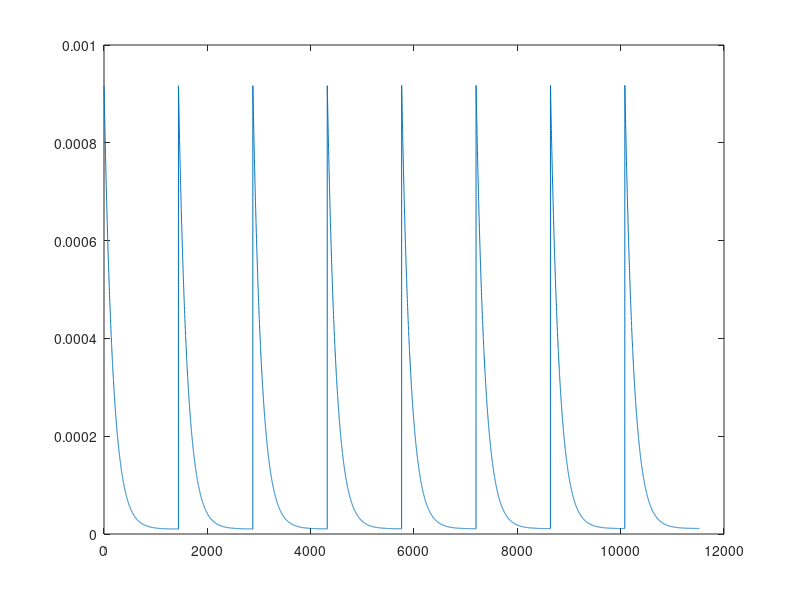

Recreate this plot in MATLAB. (Note: this script raises an error after producing the figure.)
function [PC LC T] = epcmetamodel6(constB,constA,constM,k_LP0)
%EPCMETAMODEL6   Rate constant dynamics for kinetic models (Model4B).
%   EPCMETAMODEL6 models temporal changes of low rate cell-to-place cell
%   rate constant (place cell-to-low rate cell rate constant is kept fixed.)
%   It calls EPCKINETICMODEL6 for each day and hour (two nested cycles).
%   EPCKINETICMODEL6 simulates one hour with given rate constants.
%
%   EPCMETAMODEL6 simulates rate constant changes as follows. Each day
%   begins with an abrupt increase, followed by an exponential decay. The
%   dynamics is of the form exp(-bt-a). 'b' is the time constant of the
%   decay and 'a' controls the extent of the increase (similar to
%   EPCMETAMODEL). On the other hand, an abrupt decreaswe of place cell
%   percentage is implemented concurrently with the abrupt rate constant
%   change (subtraction of constant 'M').
%
%   [PC LC T] = EPCMETAMODEL6(B,A,M) runs the model with the constants
%   given as  input arguments. It returns the dynamics of place cells (PC)
%   and low rate cells (LC) with their corresponding time vector (T).
%
%   [PC LC T] = EPCMETAMODEL6(B,A,M,K_LP0) takes the initial LC to PC rate
%   constant as fourth input argument.
%
%   Initial rate constants and concentrations represent a steady state
%   system, where place cells constitute 70.75% of all cells. Initial LC to
%   PC rate constant determines PC to LC rate constant based on the initial
%   steady state (kept constant afterwards). It also determines the value
%   the LC to PC rate constant converges to after every abrupt increase
%   (since convergence is to steady state).
%
%   See also EPCKINETICMODEL2, EPCFIT6 and EPCERROR6.

% Input argument check
error(nargchk(0,4,nargin))
if nargin < 4
    k_LP0 = 0.00001;
end
if nargin < 3
    constM = 15;
end
if nargin < 2
    constA = 7;
end
if nargin < 1
    constB = 0.006;
end

% Equilibrium rate constants
k_PL0 = (100 - 70.75) / 70.75 * k_LP0;   % 70.75% PC based on real data; steady state

% Generate rate constant dynamics
x = 1:24*60;
ex = exp(-constB*x-constA);
k_LP = k_LP0 + ex;
for dys = 2:8
    k_LP = [k_LP ex+k_LP(end)];
end
k_LP = [k_LP k_LP(end) k_LP(end)];   % we need two more elements for the loop
figure;
plot(k_LP)

% First run
pc = 70.75;
[PC LC T] = epckineticmodel2(pc,k_PL0*ones(1,61),k_LP0*ones(1,61),0);

% Loop days and hours (resolution will be minutes)
for dys = 1:8
%     disp(dys)
    for hrs = 1:24
        if isequal(hrs,1)
            pc = PC(end) - constM;   % abrupt decrease
            pc = max(pc,0);
        else
            pc = PC(end);   % start from last concentration
        end
        t0 = (dys - 1) * 24 * 60 + (hrs - 1) * 60 + 1;
        t1 = t0 + 61;
        [PCt LCt Tt] = epckineticmodel2(pc,k_PL0*ones(1,61),k_LP(t0:t1),0);
        PC = [PC PCt];   %#ok<AGROW>
        LC = [LC LCt];   %#ok<AGROW>
        T = [T Tt+(dys-1)*24*60+hrs*60];   %#ok<AGROW>
    end
%     close all
end

% Get the series of check points
cps = 60 + [0 30 3*60 3*24*60 3*24*60+30 3*24*60+3*60 7*24*60 7*24*60+30 7*24*60+3*60];
pcs = arrayfun(@(s)PC(find(T<s,1,'last')),cps);
lcs = arrayfun(@(s)LC(find(T<s,1,'last')),cps);

% Real data
realPC = [70.75 53.85 59.80 51.79 39.81 41.67 27.66 13.48 30.12];

% Least square error
R = sum((pcs-realPC).^2);
disp(R)

% Plot
close all
figure
hold on
P1 = plot(T,LC,'b');
P2 = plot(T,PC,'r');
plot(cps,realPC,'ko')
legend([P2 P1],{'place cell' 'low rate cell'})
% keyboard

% Supress output
if nargout == 0
    clear
end